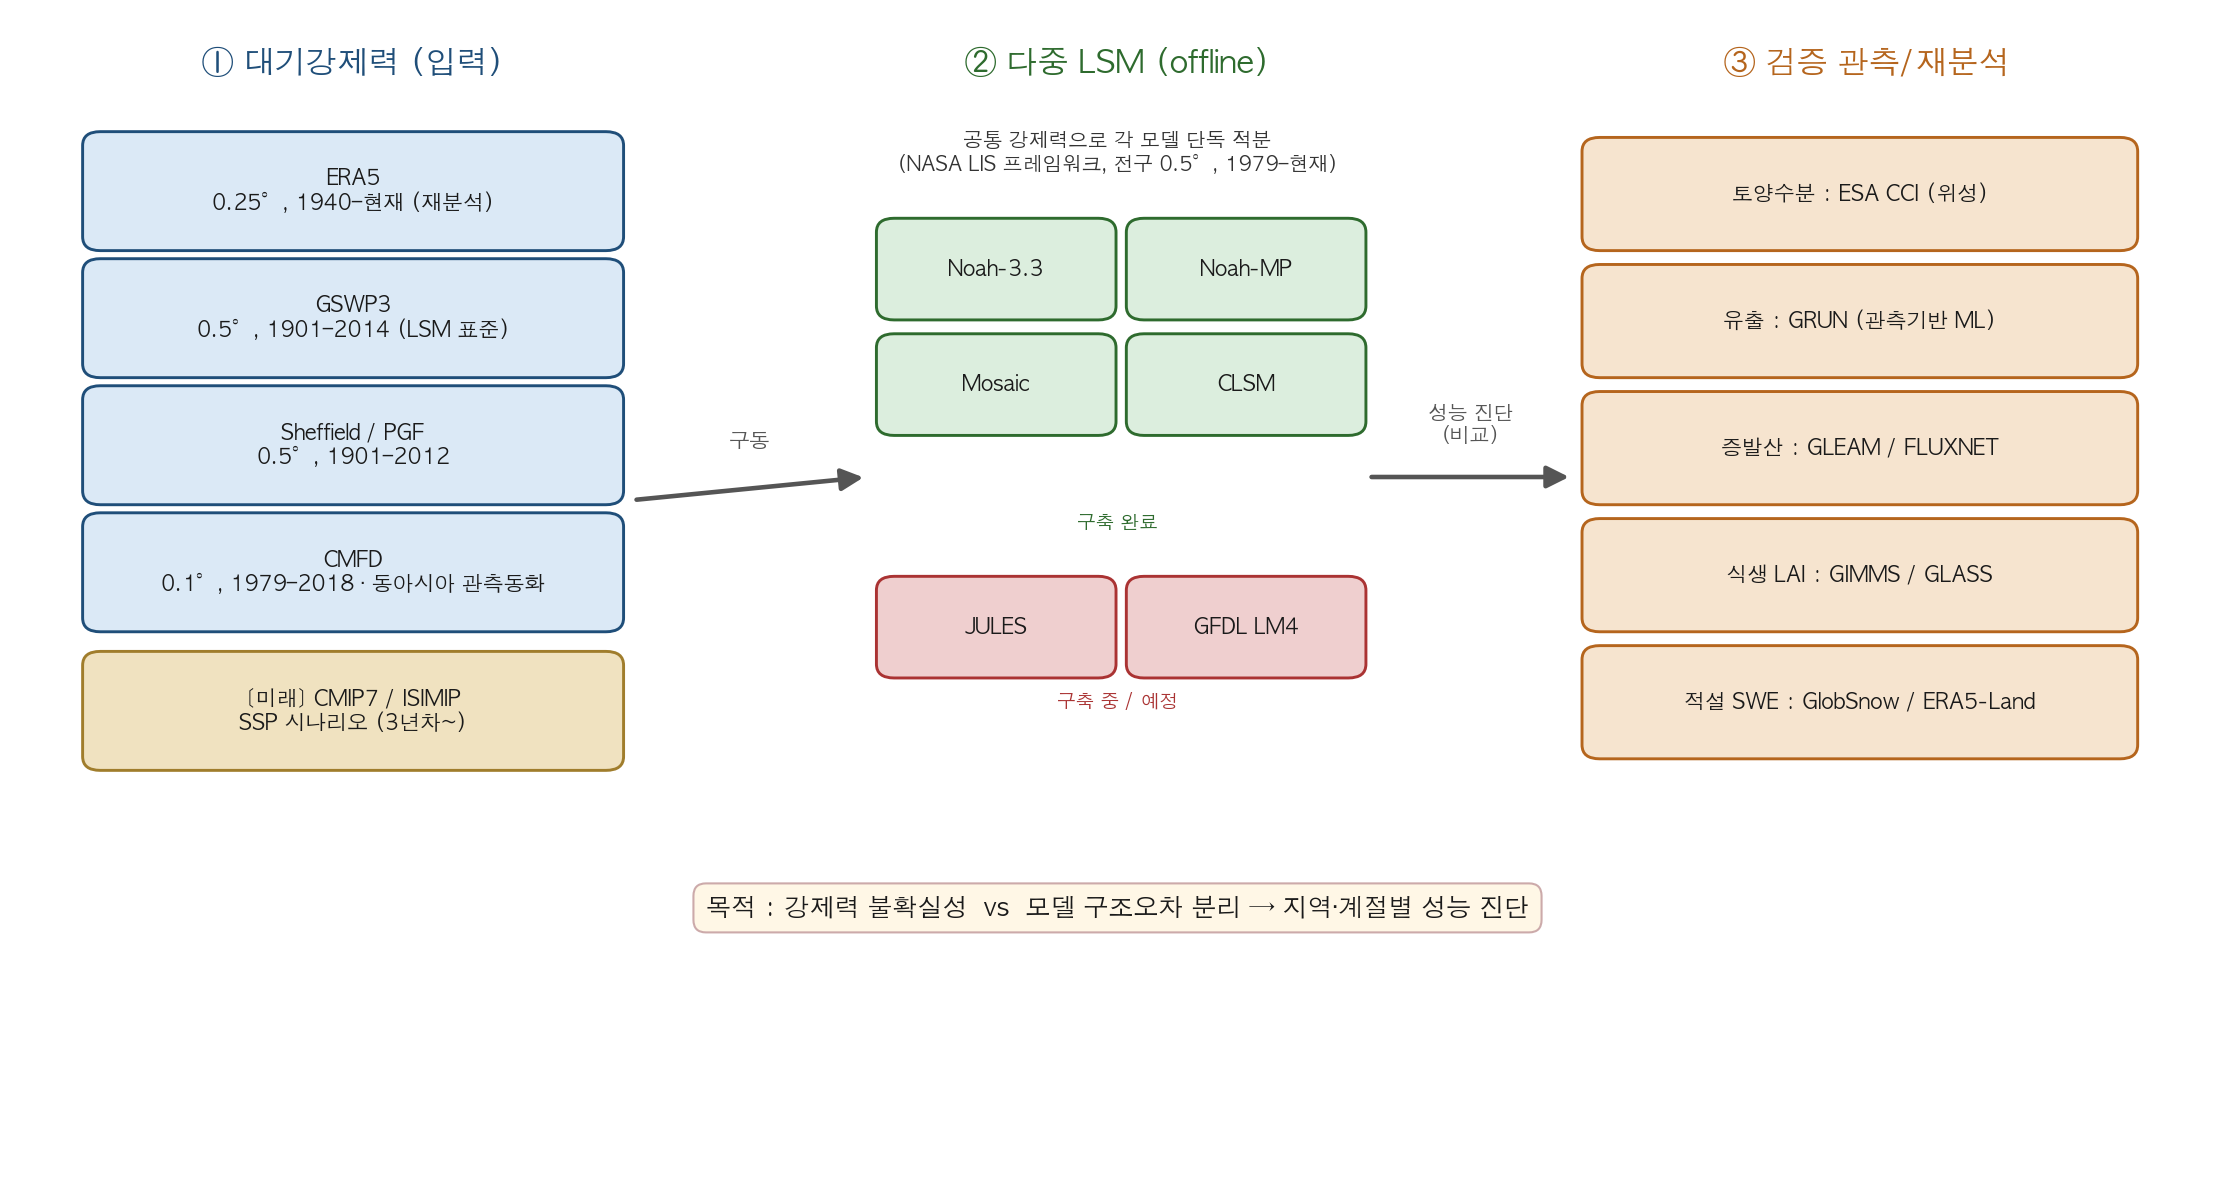

Source code (Python):
#!/usr/bin/env python3
"""Multi-LSM offline testbed schematic: forcing -> LSMs -> validation obs."""
import matplotlib.pyplot as plt
from matplotlib.patches import FancyBboxPatch, FancyArrowPatch
import matplotlib
matplotlib.rcParams['font.family'] = 'AppleGothic'
matplotlib.rcParams['axes.unicode_minus'] = False

fig, ax = plt.subplots(figsize=(15, 8))
ax.set_xlim(0, 15); ax.set_ylim(0, 10); ax.axis('off')

def box(x, y, w, h, text, fc, ec, fs=11, bold=False):
    b = FancyBboxPatch((x, y), w, h, boxstyle="round,pad=0.04,rounding_size=0.12",
                       linewidth=1.4, facecolor=fc, edgecolor=ec)
    ax.add_patch(b)
    ax.text(x+w/2, y+h/2, text, ha='center', va='center', fontsize=fs,
            fontweight='bold' if bold else 'normal', color='#1a1a1a')

# column headers
ax.text(2.3, 9.5, "① 대기강제력 (입력)", ha='center', fontsize=15, fontweight='bold', color='#1f4e79')
ax.text(7.5, 9.5, "② 다중 LSM (offline)", ha='center', fontsize=15, fontweight='bold', color='#2e6b2e')
ax.text(12.6, 9.5, "③ 검증 관측/재분석", ha='center', fontsize=15, fontweight='bold', color='#b5651d')

# --- forcing (left) ---
F = '#dbe9f6'; FE = '#1f4e79'
forc = [
    ("ERA5\n0.25°, 1940–현재 (재분석)", 8.0),
    ("GSWP3\n0.5°, 1901–2014 (LSM 표준)", 6.9),
    ("Sheffield / PGF\n0.5°, 1901–2012", 5.8),
    ("CMFD\n0.1°, 1979–2018 · 동아시아 관측동화", 4.7),
    ("[미래] CMIP7 / ISIMIP\nSSP 시나리오 (3년차~)", 3.5),
]
for t, y in forc:
    fc = '#f0e2c0' if '미래' in t else F
    ec = '#a07d2c' if '미래' in t else FE
    box(0.5, y, 3.6, 0.95, t, fc, ec, fs=10)

# --- LSMs (middle) ---
G = '#dceede'; GE = '#2e6b2e'
ax.text(7.5, 8.65, "공통 강제력으로 각 모델 단독 적분\n(NASA LIS 프레임워크, 전구 0.5°, 1979–현재)",
        ha='center', fontsize=9.5, style='italic', color='#333')
lsm_done = ["Noah-3.3", "Noah-MP", "Mosaic", "CLSM"]
lsm_todo = ["JULES", "GFDL LM4"]
y0 = 7.4
for i, m in enumerate(lsm_done):
    box(5.9+ (i%2)*1.7, y0 - (i//2)*1.0, 1.55, 0.8, m, G, GE, fs=10, bold=True)
ax.text(7.5, 5.55, "구축 완료", ha='center', fontsize=9, color='#2e6b2e')
for i, m in enumerate(lsm_todo):
    box(5.9 + i*1.7, 4.3, 1.55, 0.8, m, '#eFcfcf', '#a33', fs=10, bold=True)
ax.text(7.5, 4.0, "구축 중 / 예정", ha='center', fontsize=9, color='#a33')

# --- validation (right) ---
O = '#f6e4cf'; OE = '#b5651d'
val = [
    ("토양수분 : ESA CCI (위성)", 8.0),
    ("유출 : GRUN (관측기반 ML)", 6.9),
    ("증발산 : GLEAM / FLUXNET", 5.8),
    ("식생 LAI : GIMMS / GLASS", 4.7),
    ("적설 SWE : GlobSnow / ERA5-Land", 3.6),
]
for t, y in val:
    box(10.7, y, 3.7, 0.9, t, O, OE, fs=10)

# arrows between columns
ar = dict(arrowstyle='-|>', color='#555', lw=2.2, mutation_scale=22)
ax.add_patch(FancyArrowPatch((4.2, 5.8), (5.8, 6.0), **ar))
ax.add_patch(FancyArrowPatch((9.2, 6.0), (10.6, 6.0), **ar))
ax.text(5.0, 6.25, "구동", ha='center', fontsize=10, color='#555')
ax.text(9.9, 6.3, "성능 진단\n(비교)", ha='center', fontsize=9.5, color='#555')

ax.text(7.5, 2.2, "목적 : 강제력 불확실성  vs  모델 구조오차 분리 → 지역·계절별 성능 진단",
        ha='center', fontsize=12, fontweight='bold', color='#1a1a1a',
        bbox=dict(boxstyle='round,pad=0.5', fc='#fff7e6', ec='#caa', lw=1))

plt.tight_layout()
out = "/Volumes/data01/MOF_LSM_project/figures/testbed_schematic.png"
fig.savefig(out, dpi=150, bbox_inches='tight'); print("saved", out)
